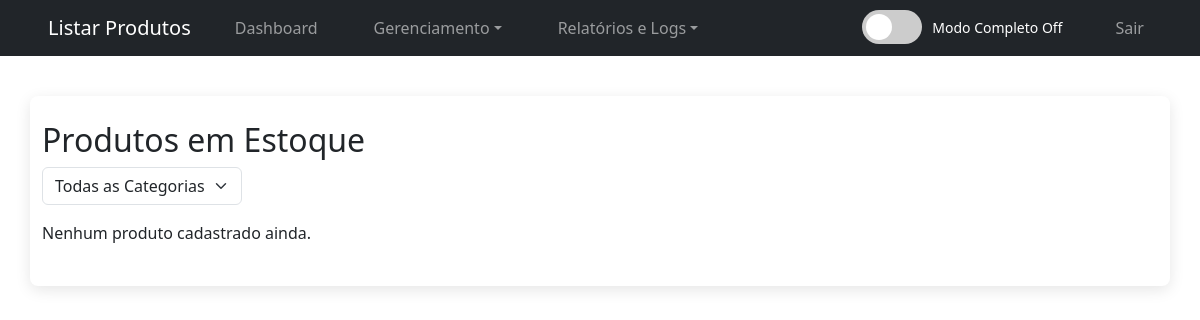
The app's page /listar_produtos.php (signed in), older data.
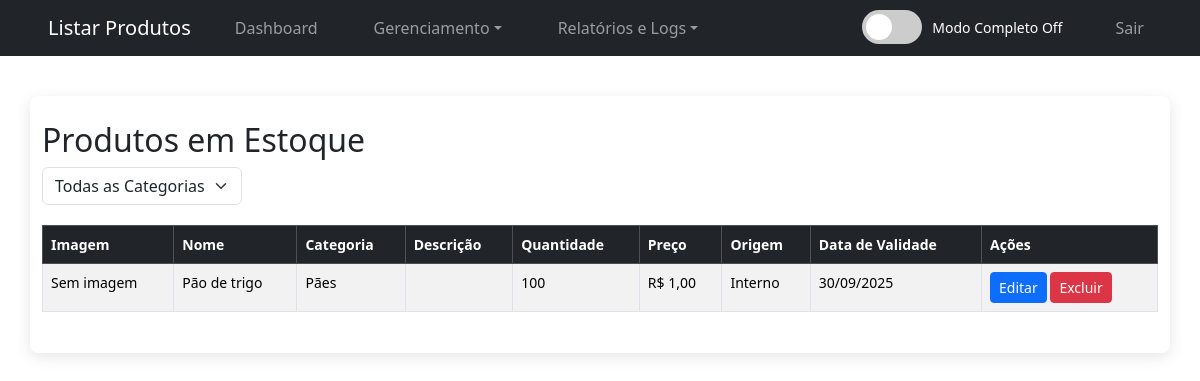
The same page, newer data.
### tables this page shows
CREATE TABLE `produtos` (
  `id` int(11) NOT NULL AUTO_INCREMENT,
  `nome_produto` varchar(100) NOT NULL,
  `descricao` text DEFAULT NULL,
  `quantidade` int(10) unsigned NOT NULL DEFAULT 0,
  `preco` decimal(10,2) NOT NULL,
  `imagem` varchar(255) DEFAULT NULL COMMENT 'Nome do arquivo da imagem',
  `estoque_minimo` int(10) unsigned NOT NULL DEFAULT 0,
  `categoria_id` int(11) DEFAULT NULL,
  `data_validade` date DEFAULT NULL,
  `fornecedor_id` int(11) DEFAULT NULL,
  PRIMARY KEY (`id`),
  KEY `fk_categoria` (`categoria_id`),
  KEY `fornecedor_id` (`fornecedor_id`),
  CONSTRAINT `fk_categoria` FOREIGN KEY (`categoria_id`) REFERENCES `categorias` (`id`),
  CONSTRAINT `produtos_ibfk_1` FOREIGN KEY (`fornecedor_id`) REFERENCES `fornecedores` (`id`) ON DELETE SET NULL
);

CREATE TABLE `categorias` (
  `id` int(11) NOT NULL AUTO_INCREMENT,
  `nome` varchar(50) NOT NULL,
  PRIMARY KEY (`id`)
);

### listar_produtos.php (the view, shortened to what this page needs)
<?php
require_once 'conexao.php';
$sql = "SELECT p.*, c.nome AS categoria_nome FROM produtos p LEFT JOIN categorias c ON p.categoria_id = c.id";
$stmt = $conexao->prepare($sql);
$stmt->execute();
$resultado = $stmt->get_result();
$produtos = [];
while ($produto = $resultado->fetch_assoc()) {
    $produtos[] = $produto;
}
?>
<!DOCTYPE html>
<html lang="pt-BR">
<head>
    <link rel="stylesheet" href="style.css">
    <link href="https://cdn.jsdelivr.net/npm/bootstrap@5.3.3/dist/css/bootstrap.min.css" rel="stylesheet">
</head>
<body>
    <?php include 'navbar.php'; ?>
    <div class="container">
        <h2>Produtos em Estoque</h2>
        <form method="get" action="listar_produtos.php" class="mb-3">
            <select name="categoria" onchange="this.form.submit()" class="form-select w-auto">
                <option value="0">Todas as Categorias</option>
            </select>
        </form>
        <?php if (empty($produtos)): ?>
            <p>Nenhum produto cadastrado ainda.</p>
        <?php else: ?>
            <table class="table table-striped table-bordered">
                <thead class="table-dark">
                    <tr>
                        <th>Imagem</th>
                        <th>Nome</th>
                        <th>Categoria</th>
                        <th>Descrição</th>
                        <th>Quantidade</th>
                        <th>Preço</th>
                        <th>Origem</th>
                        <th>Data de Validade</th>
                        <th>Ações</th>
                    </tr>
                </thead>
                <tbody>
                    <?php foreach ($produtos as $produto): ?>
                        <?php
                        $hoje = new DateTime();
                        $validade = $produto['data_validade'] ? new DateTime($produto['data_validade']) : null;
                        $dias_restantes = $validade ? $hoje->diff($validade)->days : null;
                        $alerta = $validade && $dias_restantes <= 7 && $hoje <= $validade;
                        $origem = $produto['fornecedor_id'] !== null ? 'Fornecedor' : 'Interno';
                        ?>
                        <tr <?php echo $alerta ? 'class="alerta-validade"' : ''; ?>>
                            <td>
                                <?php if ($produto['imagem']): ?>
                                    <img src="imagens/<?php echo htmlspecialchars($produto['imagem']); ?>" alt="<?php echo htmlspecialchars($produto['nome_produto']); ?>" class="produto-imagem">
                                <?php else: ?>
                                    Sem imagem
                                <?php endif; ?>
                            </td>
                            <td><?php echo htmlspecialchars($produto['nome_produto']); ?></td>
                            <td><?php echo htmlspecialchars($produto['categoria_nome'] ?? 'Sem categoria'); ?></td>
                            <td>
                            </td>
                            <td><?php echo htmlspecialchars($produto['quantidade']); ?></td>
                            <td>R$ <?php echo number_format($produto['preco'], 2, ',', '.'); ?></td>
                            <td><?php echo $origem; ?></td>
                            <td>
                                <?php echo $produto['data_validade'] ? htmlspecialchars(date('d/m/Y', strtotime($produto['data_validade']))) : 'Não definida'; ?>
                            </td>
                            <td>
                                <?php if (in_array($_SESSION['perfil'], ['admin', 'gerente'])): ?>
                                    <a href="editar_produto.php?id=<?php echo $produto['id']; ?>" class="btn btn-primary btn-sm">Editar</a>
                                    <a href="listar_produtos.php?excluir=<?php echo $produto['id']; ?>" class="btn btn-danger btn-sm" onclick="return confirm('Tem certeza que quer excluir este produto?');">Excluir</a>
                                <?php endif; ?>
                            </td>
                        </tr>
                    <?php endforeach; ?>
                </tbody>
            </table>
        <?php endif; ?>
    </div>
</body>
</html>

Row changes from the older to the newer data that the page shows:
added produtos: shows "Sem imagem", nome_produto "Pão de trigo", categoria.nome "Pães", quantidade "100", preco "1,00", fornecedor "Interno", data_validade "30/09/2025"
Text that changed along with them:
text no longer shown: "Nenhum produto cadastrado ainda."
text now shown: "Imagem Nome Categoria Descrição Quantidade Preço Origem Data de Validade Ações"
